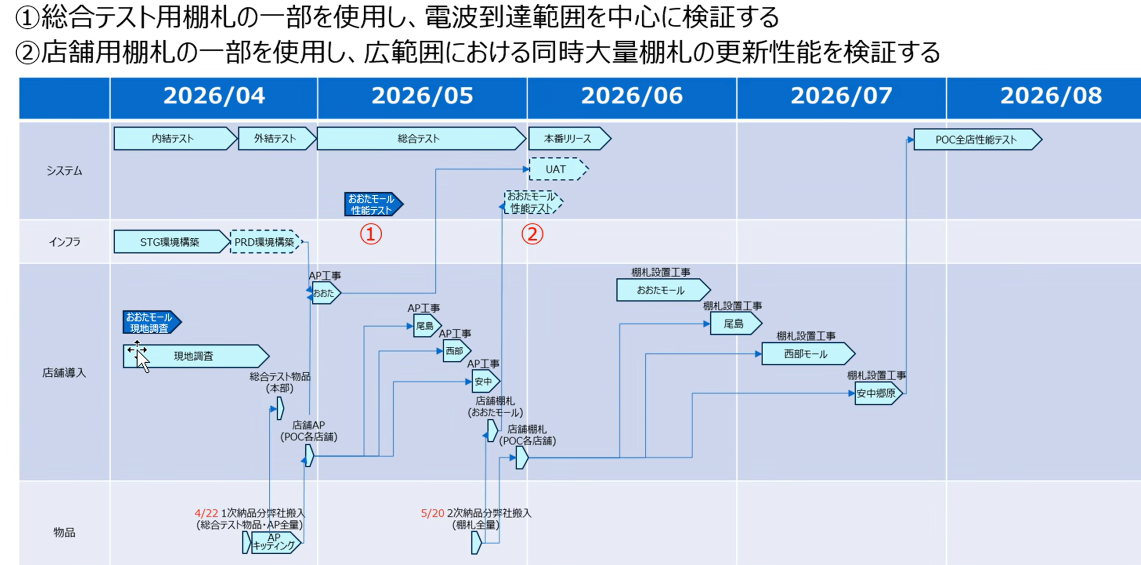
#> input picture images/2026-03-23T02-04-51-967Z_d32i5.png, 2282 x 1130 px (shown at 1/2 size); its folder holds only this picture in this run
$ python -i imageops.py   (imports and definitions only)
#> lines starting #> are read from the running program, lines starting #| are printed output that depends on the picture
"""画像の加工。副作用のない純粋関数として書き、テストしやすくしている。

座標はすべて「原寸ピクセル」。ビューア側が表示倍率から換算して渡してくる。
"""

from __future__ import annotations

from pathlib import Path

from PIL import Image

import storage

# サムネの生成幅。表示は 460px 想定で、HiDPI でも滲まないよう 2倍で持つ。
THUMB_WIDTH = 920
THUMB_QUALITY = 80


# [14 lines left out: function clamp_rect, not called in this run]


def crop(img: Image.Image, rect) -> Image.Image:
    return img.crop(clamp_rect(rect, img.size))


# [15 lines left out: function rotate, not called in this run]


def make_thumb(img: Image.Image, width: int = THUMB_WIDTH) -> Image.Image:
    if img.width <= width:
        return img.convert("RGB")
    height = max(1, round(img.height * width / img.width))
    return img.convert("RGB").resize((width, height), Image.LANCZOS)


# --- ディスク上のサムネ ---------------------------------------------------


def thumb_path(day: Path, name: str) -> Path:
    return day / storage.THUMBS_DIRNAME / (Path(name).stem + ".jpg")


# [14 lines left out: function ensure_thumb, not called in this run]


def drop_thumb(day: Path, name: str) -> None:
    thumb_path(day, name).unlink(missing_ok=True)

>>> from PIL import Image
>>> picture = Image.open('../../images/2026-03-23T02-04-51-967Z_d32i5.png')
#> picture is the input picture: PIL image 2282x1130 RGBA; mean R, G, B, A 196.6, 211.2, 231.8, 255
>>> result = make_thumb(picture)
#> in make_thumb, `return img.convert("RGB").resize((width, height), Image.LANCZOS)`:
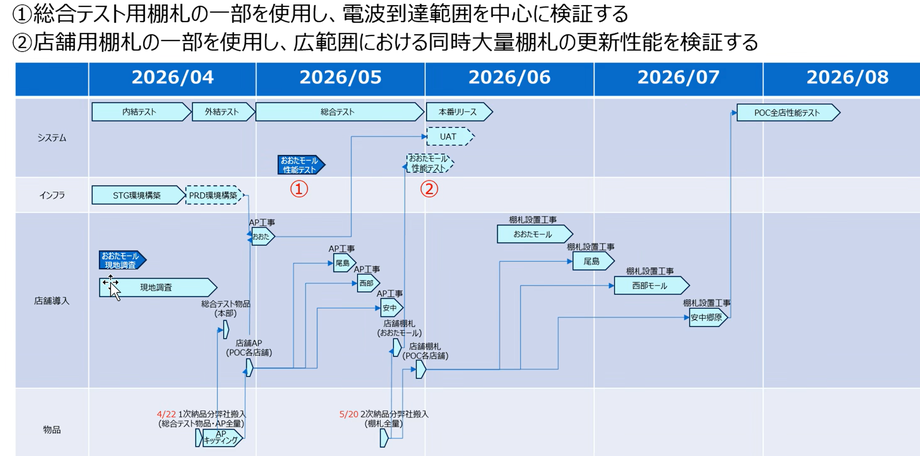
#> returned value: PIL image 920x456 RGB; mean R, G, B 196.4, 211, 231.6
